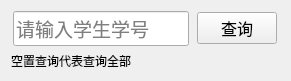
   <widget class="QWidget" name="layoutWidget">
    <property name="geometry">
     <rect>
      <x>340</x>
      <y>270</y>
      <width>291</width>
      <height>51</height>
     </rect>
    </property>
    <property name="sizePolicy">
     <sizepolicy hsizetype="Fixed" vsizetype="Preferred">
      <horstretch>0</horstretch>
      <verstretch>0</verstretch>
     </sizepolicy>
    </property>
    <layout class="QVBoxLayout" name="studentCheckLay">
     <property name="sizeConstraint">
      <enum>QLayout::SetDefaultConstraint</enum>
     </property>
     <item>
      <layout class="QHBoxLayout" name="studentCheckInput" stretch="8,3">
       <item>
        <widget class="QLineEdit" name="ID_input_2">
         <property name="sizePolicy">
          <sizepolicy hsizetype="Fixed" vsizetype="Fixed">
           <horstretch>0</horstretch>
           <verstretch>0</verstretch>
          </sizepolicy>
         </property>
         <property name="font">
          <font>
           <family>黑体</family>
           <pointsize>14</pointsize>
          </font>
         </property>
         <property name="text">
          <string/>
         </property>
         <property name="placeholderText">
          <string>请输入学生学号</string>
         </property>
        </widget>
       </item>
       <item>
        <widget class="QPushButton" name="studentButton_3">
         <property name="sizePolicy">
          <sizepolicy hsizetype="Fixed" vsizetype="Fixed">
           <horstretch>0</horstretch>
           <verstretch>0</verstretch>
          </sizepolicy>
         </property>
         <property name="font">
          <font>
           <family>宋体</family>
           <pointsize>12</pointsize>
          </font>
         </property>
         <property name="text">
          <string>查询</string>
         </property>
        </widget>
       </item>
      </layout>
     </item>
     <item>
      <widget class="QLabel" name="label">
       <property name="sizePolicy">
        <sizepolicy hsizetype="Fixed" vsizetype="Preferred">
         <horstretch>0</horstretch>
         <verstretch>0</verstretch>
        </sizepolicy>
       </property>
       <property name="text">
        <string>空置查询代表查询全部</string>
       </property>
      </widget>
     </item>
    </layout>
   </widget>
